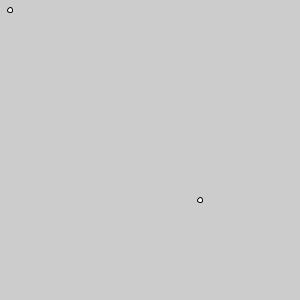
Frame 1 (no input)
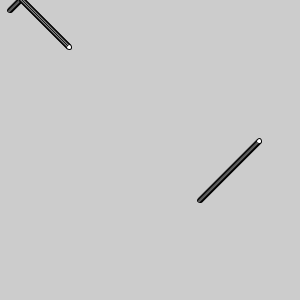
Frame 60 (the mouse pressed at the canvas centre just before this capture)
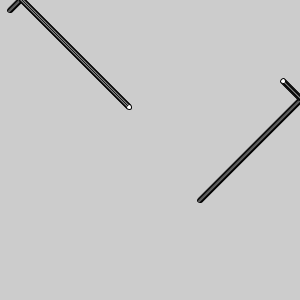
Frame 120 (the mouse held since frame 60 and released just before this capture)

The Processing sketch that drew these frames (run headless with seeded random() and noise(); from frame 60 on, the mouse is pressed at the canvas centre):

// Processing sketch: guiz5_a
// ── guiz5_a.pde
// Nicholas Miller

int lx = 10, ly = 10, rx=200, ry=200;
int vlx = 1, vly = 1, vrx = -1, vry = -1;

void setup() {
  size(300, 300);
}

void draw() {
  if(lx < 0 || lx > width/2) {
   vlx = -vlx;
  }
  if(ly < 0 || ly > height) {
   vly = - vly;
  }
  
  if(rx > width || rx < width/2) {
   vrx = -vrx;
  }
  if(ry < 0 || ry > height) {
   vry = - vry;
  }

  ellipse(lx, ly, 5, 5);
  ellipse(rx, ry, 5, 5);
  
  lx += vlx;
  ly -= vly;
  rx -= vrx;
  ry += vry;
}
